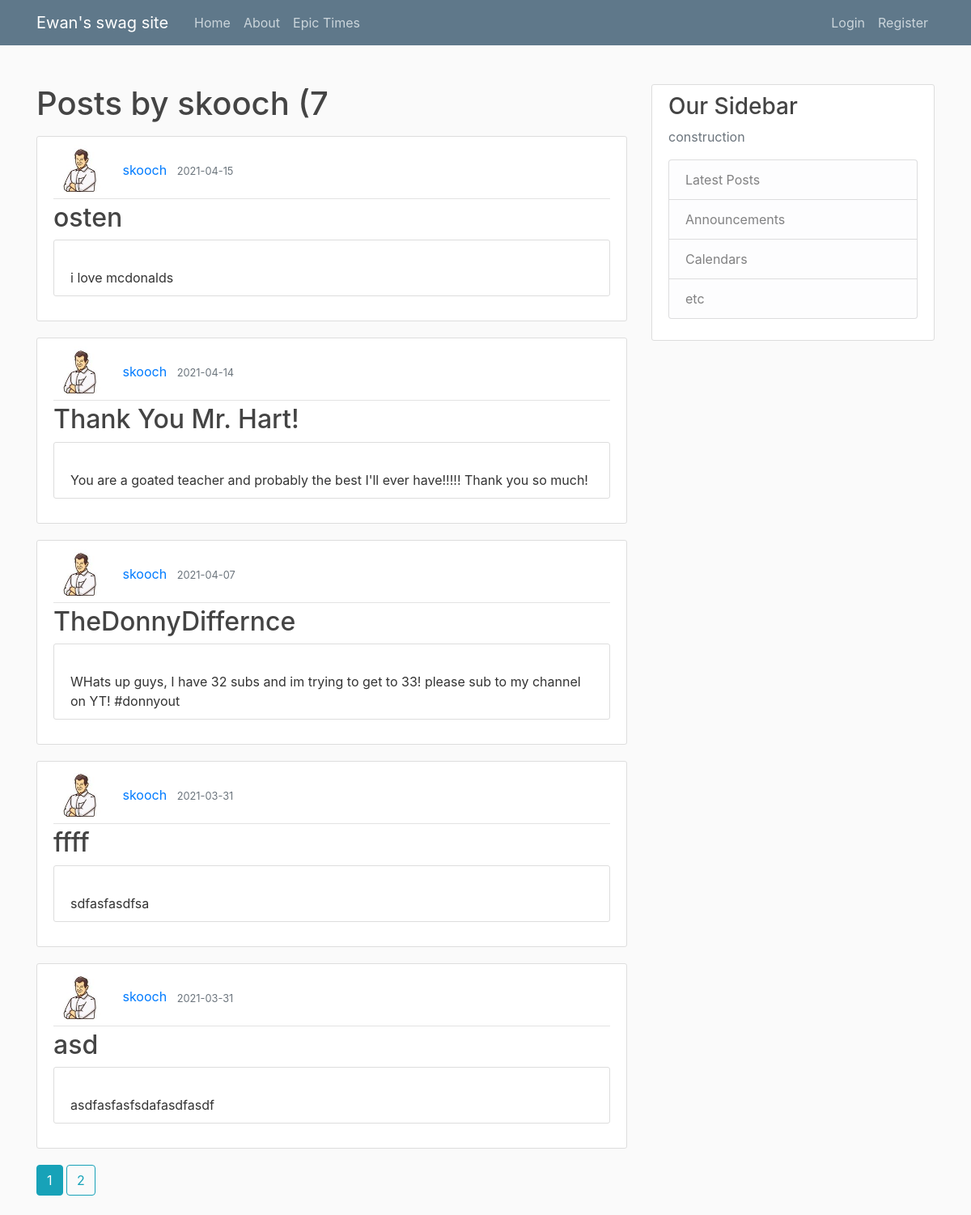
The app's page /user/skooch, older data.
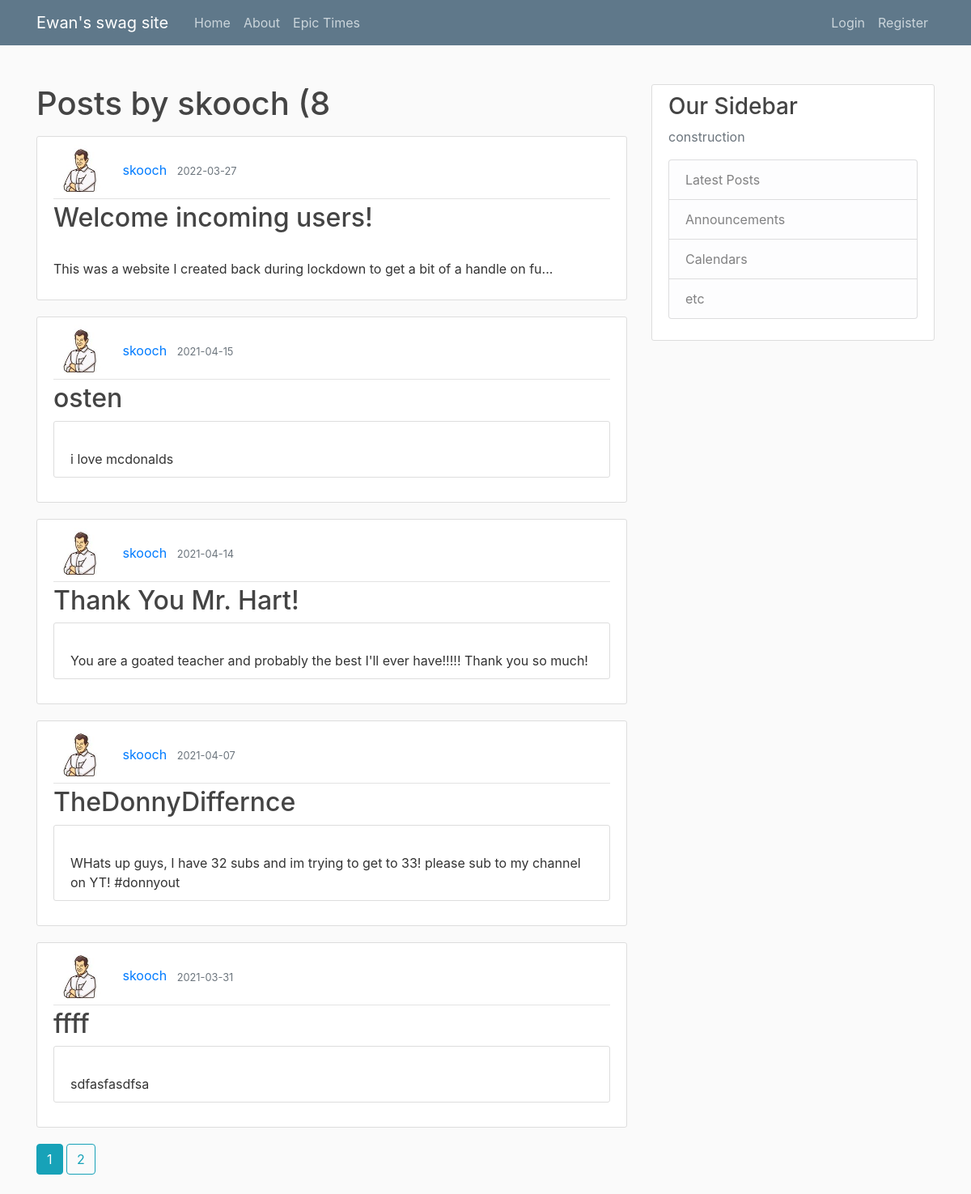
The same page, newer data.
### flask_attempt/models.py (models this page shows, shortened)
class User(db.Model, UserMixin):
    id = db.Column(db.Integer, primary_key=True)
    username = db.Column(db.String(20), unique=True, nullable=False)
    email = db.Column(db.String(120), unique=True, nullable=False)
    image_file = db.Column(db.String(20), nullable=False, default='default.jpg')
    password = db.Column(db.String(60), nullable=False)
    posts = db.relationship('Post', backref='author', lazy=True)

class Post(db.Model):
    id = db.Column(db.Integer, primary_key=True)
    title = db.Column(db.String(100), nullable=False)
    date_posted = db.Column(db.DateTime, nullable=False, default=datetime.utcnow)
    content = db.Column(db.Text, nullable=False)
    user_id = db.Column(db.Integer, db.ForeignKey('user.id'), nullable=False)

### flask_attempt/routes.py (the view)
@app.route("/user/<string:username>")    #different routes for the website (home, about, etc.)
def user_posts(username):
    page = request.args.get('page',1,type=int)
    user= User.query.filter_by(username=username).first_or_404()
    posts = Post.query.filter_by(author=user)\
        .order_by(Post.date_posted.desc())\
        .paginate(per_page = 5)
    return render_template('user_posts.html', posts=posts,user = user) #returns the premade html templates which are stored in the directory

### flask_attempt/templates/user_posts.html
﻿{% extends "layout.html" %}
{% block content %}
    <h1 class="mb-3"> Posts by {{user.username}} ({{posts.total}}</h1>
    {% for post in posts.items %}
<article class="media content-section">
    <div class="media-body">
        <div class="article-metadata">
            <img class="rounded-circle article-img" src="{{url_for('static',filename = 'profile_pics/' + post.author.image_file)}}" />
            <a class="mr-2" href="{{url_for('user_posts', username = post.author.username)}}">{{ post.author.username }}</a>
            <small class="text-muted">{{ post.date_posted.strftime('%Y-%m-%d') }}</small>
        </div>
        <h2><a class="article-title" href="{{url_for('post' , post_id= post.id)}}">{{ post.title }}</a></h2>
        {% if post.content|length > 100 %}
        <p class="article-content">
            {{ post.content[0:80] }}...
        </p>
        {% else %}
        <p class="article-content content-section">
            {{ post.content }}
        </p>
        {% endif %}
    </div>
</article>
    {% endfor %}
{% for page_num in posts.iter_pages(left_edge = 1,right_edge = 1, left_current= 1,right_current =2,) %}
    {% if page_num %}
        {% if posts.page == page_num %}
<a class="btn btn-info mb-4" href="{{url_for('user_posts', username = user.username, page = page_num)}}">{{page_num}}</a>
        {% else %}
<a class="btn btn-outline-info mb-4" href="{{url_for('user_posts', username = user.username, page = page_num)}}">{{page_num}}</a>
        {% endif %}
    {% else %}
        ...
    {% endif %}
{% endfor %}
{% endblock content %}

### flask_attempt/templates/layout.html (shortened to what this page needs)
﻿<!DOCTYPE html>
<html>
<head>
    <link rel="stylesheet" href="https://maxcdn.bootstrapcdn.com/bootstrap/4.0.0/css/bootstrap.min.css">
    <link rel="stylesheet" type="text/css" href="{{ url_for('static', filename='main.css') }}">
</head>
<body>
    <header class="site-header">
        <nav class="navbar navbar-expand-md navbar-dark bg-steel fixed-top">
            <div class="container">
                <a class="navbar-brand mr-4" href="/">Ewan's swag site</a>
                <div class="collapse navbar-collapse" id="navbarToggle">
                    <div class="navbar-nav mr-auto">
                        <a class="nav-item nav-link" href="{{ url_for('home') }}">Home</a>
                        <a class="nav-item nav-link" href="{{ url_for('about') }}">About</a>
                        <a class="nav-item nav-link" href="https://www.instagram.com/p/CMqp4JWLe9U/" target="_blank">Epic Times</a>
                    </div>
                    <div class="navbar-nav">
                        {% if current_user.is_authenticated %}
                        <a class="nav-item nav-link" href="{{ url_for('newpost') }}">New Post</a>
                        <a class="nav-item nav-link" href="{{ url_for('logout') }}">Logout</a>
                        <a class="nav-item nav-link" href="{{ url_for('account') }}">Account</a>
                        {% else %}
                        <a class="nav-item nav-link" href="{{ url_for('login') }}">Login</a>
                        <a class="nav-item nav-link" href="{{ url_for('register') }}">Register</a>
                        {% endif %}
                    </div>
                </div>
            </div>
        </nav>
    </header>
    <main role="main" class="container">
        <div class="row">
            <div class="col-md-8">
                {% block content %}{% endblock %}
            </div>
            <div class="col-md-4">
                <div class="content-section">
                    <h3>Our Sidebar</h3>
                    <p class='text-muted'>
                        construction
                        <ul class="list-group">
                            <li class="list-group-item list-group-item-light">Latest Posts</li>
                            <li class="list-group-item list-group-item-light">Announcements</li>
                            <li class="list-group-item list-group-item-light">Calendars</li>
                            <li class="list-group-item list-group-item-light">etc</li>
                        </ul>
                    </p>
                </div>
            </div>
        </div>
    </main>
</body>
</html>

### flask_attempt/static/main.css (style rules this page uses)
body { background: #fafafa; color: #333333; margin-top: 5rem; }
h1, h2, h3, h4, h5, h6 { color: #444444; }
.bg-steel { background-color: #5f788a; }
.site-header .navbar-nav .nav-link { color: #cbd5db; }
.content-section { background: #ffffff; padding: 10px 20px; border: 1px solid #dddddd; border-radius: 3px; margin-bottom: 20px; }
.article-title { color: #444444; }
.article-content { white-space: pre-line; }
.article-img { height: 65px; width: 65px; margin-right: 16px; }
.article-metadata { padding-bottom: 1px; margin-bottom: 4px; border-bottom: 1px solid #e3e3e3 }

Row changes from the older to the newer data that the page shows:
no longer on this page (row unchanged): Post: image_file (picture), author.username "skooch", date_posted "2021-03-31", title "asd", content "asdfasfasfsdafasdfasdf"
added Post: image_file (picture), author.username "skooch", date_posted "2022-03-27", title "Welcome incoming users!", content "This was a website I created back during lockdown to get a bit of a handle on fu"
Text that changed along with them:
{{ posts.total }}: "7" → "8"
